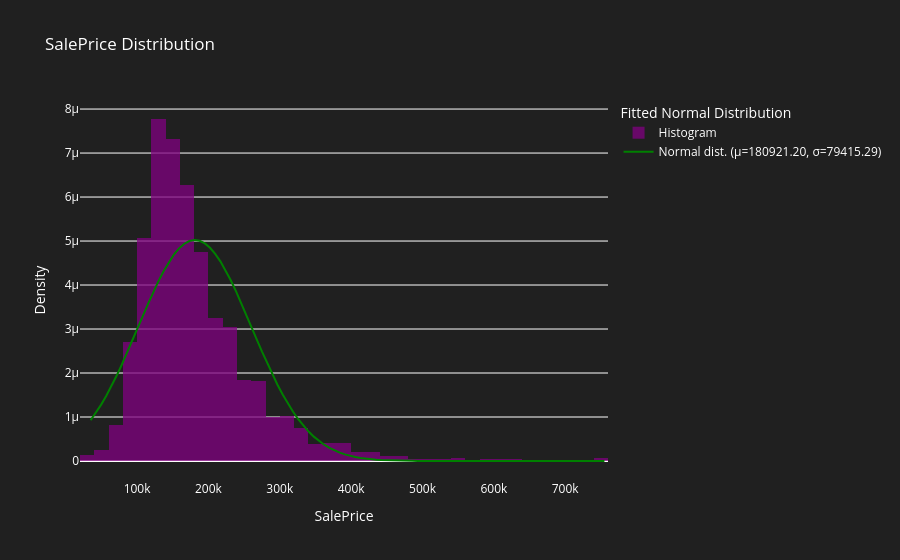
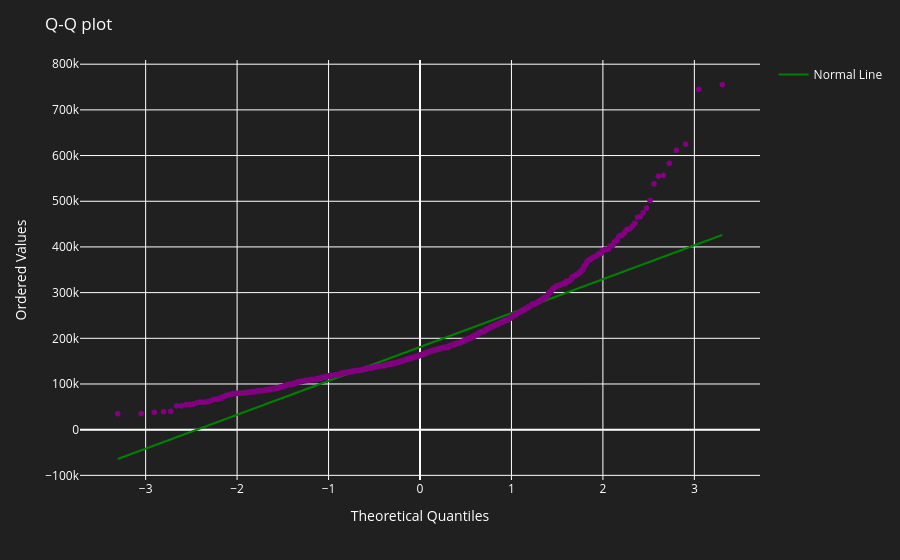

The notebook cell these images were saved under, in order:
### Markdown cell above
#Fit a normal distribution to the SalePrice data

  通过stats.norm.fit()函数来对df['SalePrice']列进行正态分布拟合，返回拟合后分布的均值和标准差，即mu和sigma

#Create a histogram of the ScalePrice columns

  使用go.Histogram()函数创建一个直方图，其中x参数为要画直方图的数据列（这里是df['SalePrice']），nbinsx表示直方图的条数，histnorm='probability density'参数表示要以概率密度函数的形式画出直方图，opacity表示图表的透明度，name是该直方图在图例中显示的名称，marker参数可用于设置图表的颜色、大小等。

#Calculate the normal distribution based on the fitted parameters

  通过np.linspace()函数生成一组等间隔的数字，作为横坐标。使用stats.norm.pdf()函数计算在这组数字上的正态分布的概率密度函数值，并将其存储到y_norm变量中

#Create the normal distribution overlay

  使用go.Scatter()函数创建一个散点图，其中x参数为之前生成的等间隔数字，y参数为计算得到的概率密度函数值，mode='lines'表示要以线条的形式绘制，name是该线条在图例中显示的名称，line参数可用于设置线条的颜色、宽度等

#Create the normal distribution overlay

  go.Figure()函数将直方图和概率密度函数图合并成一个图表，并将其存储到fig变量中

#Set the layout for the plot

  fig.update_layout()函数用于更新图表的布局。title参数设置图表的标题为"SalePrice Distribution"，xaxis_title参数设置横坐标的标签为"SalePrice"，yaxis_title参数设置纵坐标的标签为"Density"，legend_title_text参数设置图例标题为"Fitted Normal Distribution"。

  plot_bgcolor参数和paper_bgcolor参数分别设置图表的绘图区域和整个图表的背景颜色为黑色（RGBA颜色表示为"rgba(32,32,32,1)"）。font参数设置图表中文本的颜色为白色。

### Code cell
#Create a Q-Q plot
qq_data = stats.probplot(df['SalePrice'], dist='norm')
qq_fig = px.scatter(x=qq_data[0][0], y=qq_data[0][1], labels={'x': 'Theoretical Quantiles', 'y':'Ordered Values'}, color_discrete_sequence=['purple'])
qq_fig.update_layout(title='Q-Q plot',
                    plot_bgcolor='rgba(32, 32, 32, 1)',
                    paper_bgcolor='rgba(32, 32, 32, 1)',
                    font=dict(color='white')
                    )

#Calculate the line of best fit
slope, intercept, r_value, p_value, std_err = stats.linregress(qq_data[0][0], qq_data[0][1])
line_x = np.array(qq_data[0][0])
line_y = intercept + slope * line_x

#Add the line of beat fit to the Q-Q plot
line_data = go.Scatter(x=line_x, y=line_y, mode='lines', name='Normal Line', line=dict(color='green'))

#Update the Q-Q plot with the normal line
qq_fig.add_trace(line_data)

#Show the plots
fig.show()
qq_fig.show()

### Figure 1 — Plotly figure (JSON) as saved in the notebook; plotly's stock layout.template omitted (floating-point values rounded to 4 significant figures; data arrays with more than 128 entries replaced by an {"elided": "..."} marker saying what was removed)
{"data": [{"histnorm": "probability density", "marker": {"color": "purple"}, "name": "Histogram", "nbinsx": 50, "opacity": 0.75, "type": "histogram", "x": {"elided": "1460 int values"}}, {"line": {"color": "green"}, "mode": "lines", "name": "Normal dist. (µ=180921.20, σ=79415.29)", "type": "scatter", "x": [34900.0, 42170.0, 49450.0, 56720.0, 63990.0, 71270.0, 78540.0, 85820.0, 93090.0, 100400.0, 107600.0, 114900.0, 122200.0, 129500.0, 136700.0, 144000.0, 151300.0, 158600.0, 165800.0, 173100.0, 180400.0, 187600.0, 194900.0, 202200.0, 209500.0, 216700.0, 224000.0, 231300.0, 238600.0, 245800.0, 253100.0, 260400.0, 267700.0, 274900.0, 282200.0, 289500.0, 296800.0, 304000.0, 311300.0, 318600.0, 325800.0, 333100.0, 340400.0, 347700.0, 354900.0, 362200.0, 369500.0, 376800.0, 384000.0, 391300.0, 398600.0, 405900.0, 413100.0, 420400.0, 427700.0, 435000.0, 442200.0, 449500.0, 456800.0, 464100.0, 471300.0, 478600.0, 485900.0, 493100.0, 500400.0, 507700.0, 515000.0, 522200.0, 529500.0, 536800.0, 544100.0, 551300.0, 558600.0, 565900.0, 573200.0, 580400.0, 587700.0, 595000.0, 602300.0, 609500.0, 616800.0, 624100.0, 631300.0, 638600.0, 645900.0, 653200.0, 660400.0, 667700.0, 675000.0, 682300.0, 689500.0, 696800.0, 704100.0, 711400.0, 718600.0, 725900.0, 733200.0, 740500.0, 747700.0, 755000.0], "y": [9.265e-07, 1.092e-06, 1.276e-06, 1.479e-06, 1.699e-06, 1.937e-06, 2.188e-06, 2.452e-06, 2.725e-06, 3.003e-06, 3.282e-06, 3.556e-06, 3.821e-06, 4.072e-06, 4.303e-06, 4.509e-06, 4.685e-06, 4.828e-06, 4.934e-06, 4.999e-06, 5.023e-06, 5.006e-06, 4.946e-06, 4.846e-06, 4.709e-06, 4.538e-06, 4.336e-06, 4.108e-06, 3.86e-06, 3.597e-06, 3.323e-06, 3.045e-06, 2.767e-06, 2.493e-06, 2.227e-06, 1.973e-06, 1.734e-06, 1.511e-06, 1.305e-06, 1.118e-06, 9.502e-07, 8.006e-07, 6.689e-07, 5.542e-07, 4.553e-07, 3.71e-07, 2.997e-07, 2.401e-07, 1.908e-07, 1.503e-07, 1.174e-07, 9.097e-08, 6.989e-08, 5.324e-08, 4.022e-08, 3.014e-08, 2.239e-08, 1.649e-08, 1.205e-08, 8.729e-09, 6.271e-09, 4.467e-09, 3.156e-09, 2.211e-09, 1.536e-09, 1.058e-09, 7.228e-10, 4.896e-10, 3.289e-10, 2.191e-10, 1.447e-10, 9.482e-11, 6.159e-11, 3.968e-11, 2.534e-11, 1.605e-11, 1.009e-11, 6.282e-12, 3.881e-12, 2.377e-12, 1.444e-12, 8.697e-13, 5.195e-13, 3.077e-13, 1.808e-13, 1.053e-13, 6.082e-14, 3.484e-14, 1.979e-14, 1.114e-14, 6.225e-15, 3.448e-15, 1.894e-15, 1.032e-15, 5.572e-16, 2.984e-16, 1.585e-16, 8.348e-17, 4.36e-17, 2.258e-17]}], "layout": {"font": {"color": "white"}, "legend": {"title": {"text": "Fitted Normal Distribution"}}, "paper_bgcolor": "rgba(32,32,32,1)", "plot_bgcolor": "rgba(32,32,32,1)", "title": {"text": "SalePrice Distribution"}, "xaxis": {"title": {"text": "SalePrice"}}, "yaxis": {"title": {"text": "Density"}}}}

### Figure 2 — Plotly figure (JSON) as saved in the notebook; plotly's stock layout.template omitted (floating-point values rounded to 4 significant figures; data arrays with more than 128 entries replaced by an {"elided": "..."} marker saying what was removed)
{"data": [{"hovertemplate": "Theoretical Quantiles=%{x}<br>Ordered Values=%{y}<extra></extra>", "legendgroup": "", "marker": {"color": "purple", "symbol": "circle"}, "mode": "markers", "name": "", "showlegend": false, "type": "scattergl", "x": {"elided": "1460 float values"}, "xaxis": "x", "y": {"elided": "1460 int values"}, "yaxis": "y"}, {"line": {"color": "green"}, "mode": "lines", "name": "Normal Line", "type": "scatter", "x": {"elided": "1460 float values"}, "y": {"elided": "1460 float values"}}], "layout": {"font": {"color": "white"}, "legend": {"tracegroupgap": 0}, "margin": {"t": 60}, "paper_bgcolor": "rgba(32, 32, 32, 1)", "plot_bgcolor": "rgba(32, 32, 32, 1)", "title": {"text": "Q-Q plot"}, "xaxis": {"anchor": "y", "domain": [0, 1], "title": {"text": "Theoretical Quantiles"}}, "yaxis": {"anchor": "x", "domain": [0, 1], "title": {"text": "Ordered Values"}}}}
